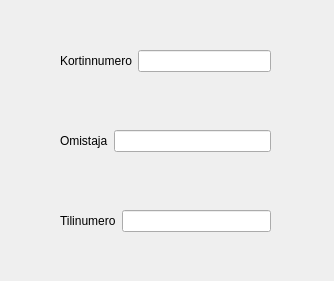
<?xml version="1.0" encoding="UTF-8"?>
<ui version="4.0">
 <class>kortti</class>
 <widget class="QDialog" name="kortti">
  <property name="geometry">
   <rect>
    <x>0</x>
    <y>0</y>
    <width>334</width>
    <height>281</height>
   </rect>
  </property>
  <property name="windowTitle">
   <string>Dialog</string>
  </property>
  <widget class="QWidget" name="formLayoutWidget">
   <property name="geometry">
    <rect>
     <x>60</x>
     <y>30</y>
     <width>211</width>
     <height>61</height>
    </rect>
   </property>
   <layout class="QFormLayout" name="formLayout">
    <property name="formAlignment">
     <set>Qt::AlignmentFlag::AlignLeading|Qt::AlignmentFlag::AlignLeft|Qt::AlignmentFlag::AlignVCenter</set>
    </property>
    <item row="0" column="0">
     <widget class="QLabel" name="label">
      <property name="text">
       <string>Kortinnumero</string>
      </property>
     </widget>
    </item>
    <item row="0" column="1">
     <widget class="QLineEdit" name="lineEditKornum"/>
    </item>
   </layout>
  </widget>
  <widget class="QWidget" name="formLayoutWidget_3">
   <property name="geometry">
    <rect>
     <x>60</x>
     <y>110</y>
     <width>211</width>
     <height>61</height>
    </rect>
   </property>
   <layout class="QFormLayout" name="formLayout_3">
    <property name="formAlignment">
     <set>Qt::AlignmentFlag::AlignLeading|Qt::AlignmentFlag::AlignLeft|Qt::AlignmentFlag::AlignVCenter</set>
    </property>
    <item row="0" column="0">
     <widget class="QLabel" name="label_3">
      <property name="text">
       <string>Omistaja</string>
      </property>
     </widget>
    </item>
    <item row="0" column="1">
     <widget class="QLineEdit" name="lineEditOmistaja"/>
    </item>
   </layout>
  </widget>
  <widget class="QWidget" name="formLayoutWidget_4">
   <property name="geometry">
    <rect>
     <x>60</x>
     <y>190</y>
     <width>211</width>
     <height>61</height>
    </rect>
   </property>
   <layout class="QFormLayout" name="formLayout_4">
    <property name="formAlignment">
     <set>Qt::AlignmentFlag::AlignLeading|Qt::AlignmentFlag::AlignLeft|Qt::AlignmentFlag::AlignVCenter</set>
    </property>
    <item row="0" column="1">
     <widget class="QLineEdit" name="lineEditTilinum"/>
    </item>
    <item row="0" column="0">
     <widget class="QLabel" name="label_4">
      <property name="text">
       <string>Tilinumero</string>
      </property>
     </widget>
    </item>
   </layout>
  </widget>
 </widget>
 <resources/>
 <connections/>
</ui>
